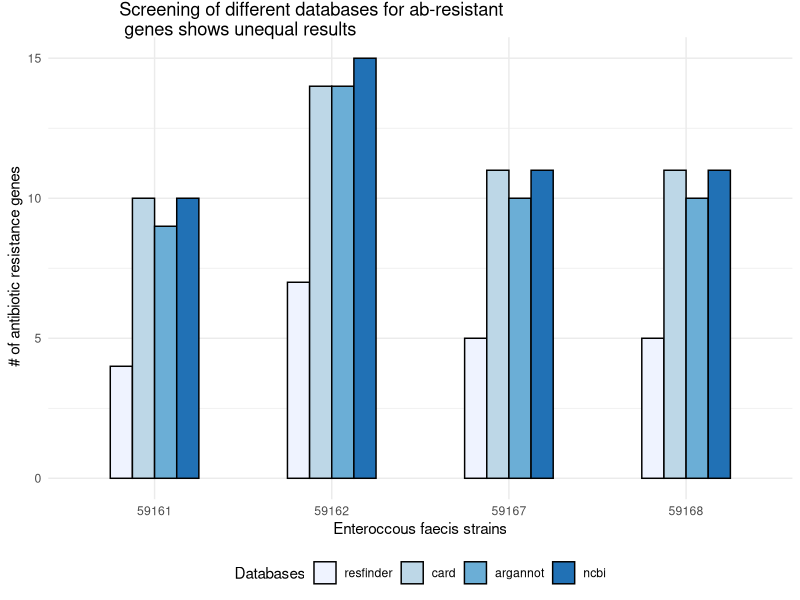
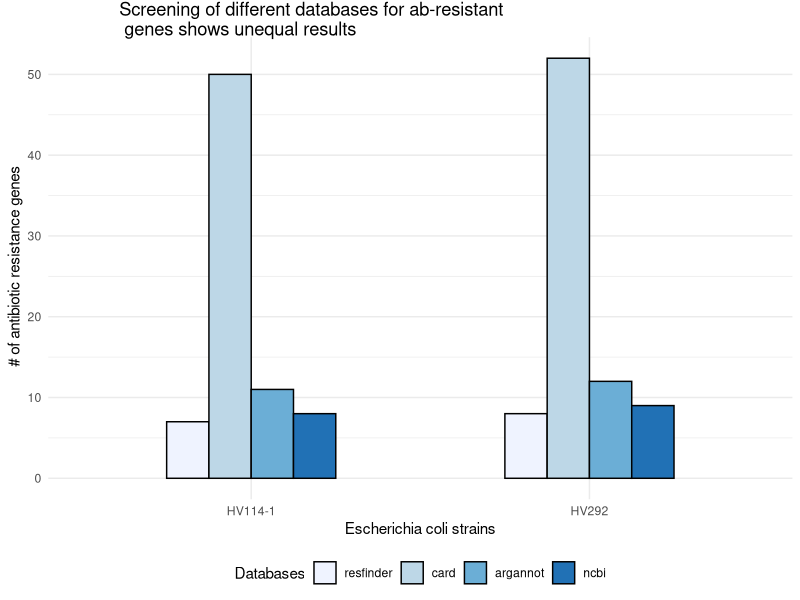
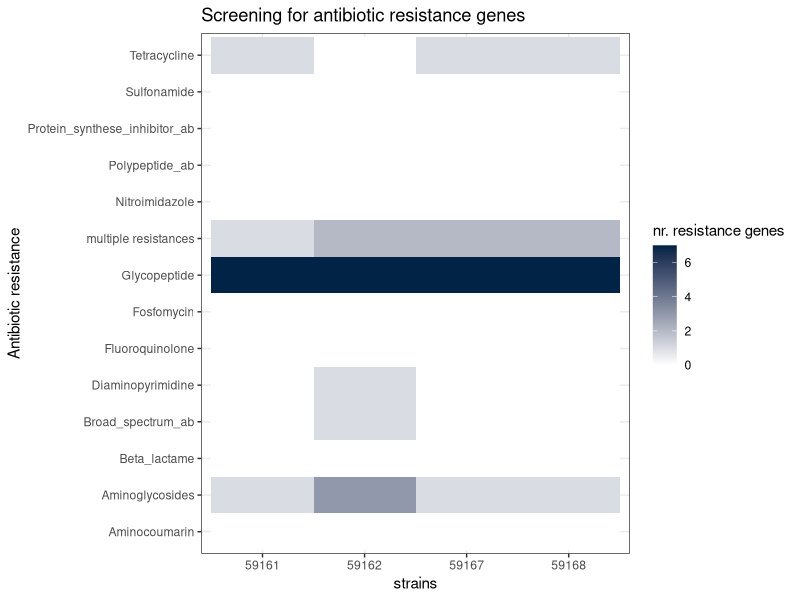
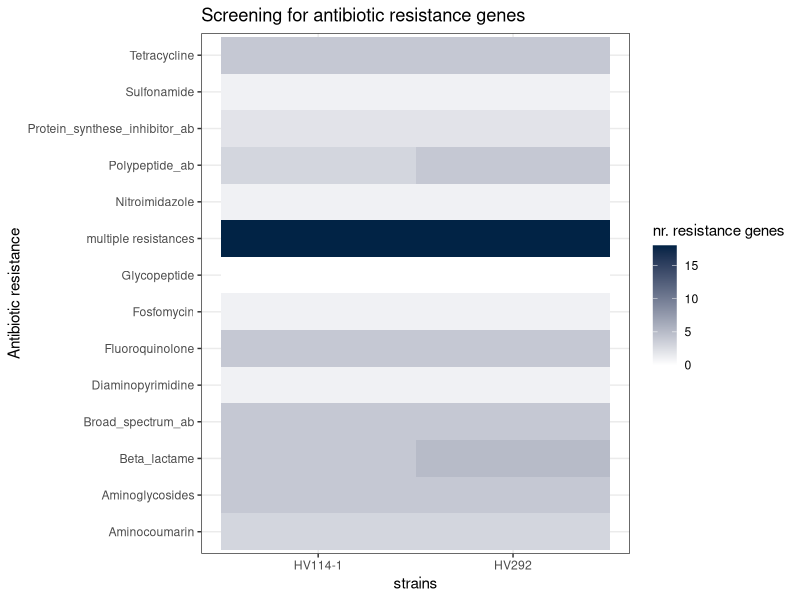
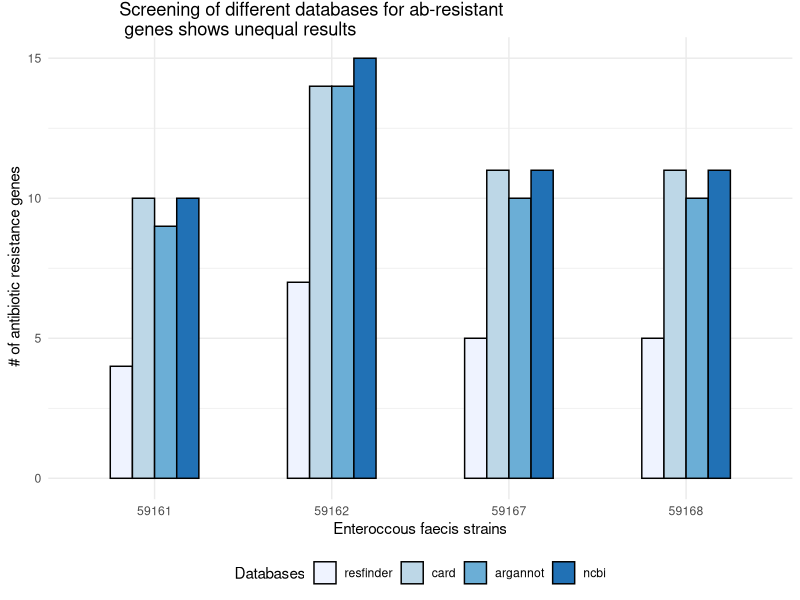
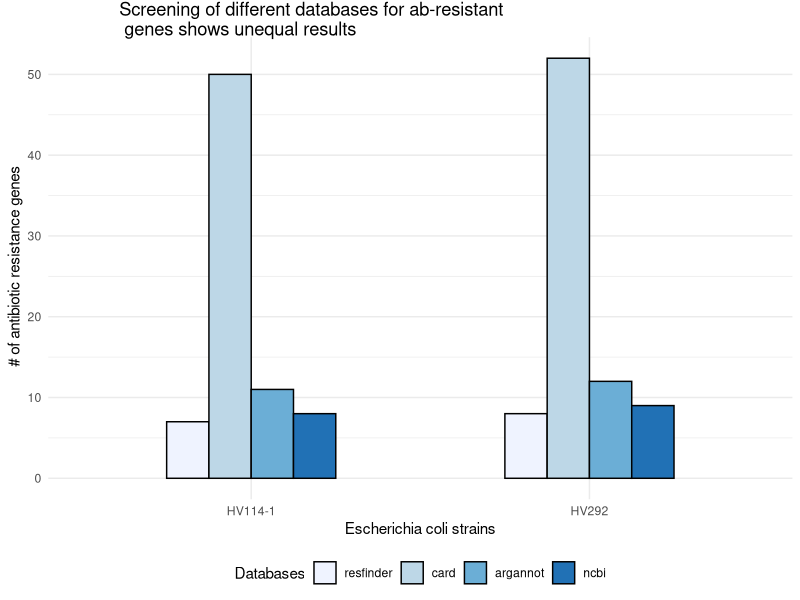

The R script that drew these images, in order:
library(grDevices)
library(ggplot2)
library(tidyverse)


#Database comparison-------------------------------------------------------------------------------------

##ncbi file
ncbi <- read.csv2("ncbi.csv",header = TRUE)
###ncbi enterococcus faecis
ncbi_faecis<- apply(ncbi[c(1:4),-c(1:2)],c(1,2), function(x){if(x == "100"){x <- TRUE}else{x <- FALSE}})
names_faecis <- c("59161","59162","59167","59168")
rownames(ncbi_faecis) <- names_faecis  #ncbi_faecis_logical[0,] gives the ABs, ncbi_faecis_logical[,0]  gives the names
ncbi_faecis <- as.data.frame(ncbi_faecis) 
### ncbi E.coli
ncbi_coli<- apply(ncbi[c(5:6),-c(1:2)],c(1,2), function(x){if(x == "100"){x <- TRUE}else{x <- FALSE}})
names_coli <-c("HV114-1","HV292") 
ncbi_coli <- as.data.frame(ncbi_coli,row.names = names_coli)


##card file
card <- read.csv2("card.csv",header = TRUE)
card_faecis<- apply(card[c(1:4),-c(1:2)],c(1,2), function(x){if(x == "100"){x <- TRUE}else{x <- FALSE}})
rownames(card_faecis) <- names_faecis
card_faecis <- as.data.frame(card_faecis) 
card_coli<- apply(card[c(5:6),-c(1:2)],c(1,2), function(x){if(x == "100"){x <- TRUE}else{x <- FALSE}})
card_coli <- as.data.frame(card_coli,row.names = names_coli)

##argannot file
argannot<- read.csv2("argannot.csv",header = TRUE)
argannot_faecis<- apply(argannot[c(1:4),-c(1:2)],c(1,2), function(x){if(x == "100"){x <- TRUE}else{x <- FALSE}})
rownames(argannot_faecis) <- names_faecis
argannot_faecis <- as.data.frame(argannot_faecis) 
argannot_coli<- apply(argannot[c(5:6),-c(1:2)],c(1,2), function(x){if(x == "100"){x <- TRUE}else{x <- FALSE}})
argannot_coli <- as.data.frame(argannot_coli,row.names = names_coli)

##resfinder file
resfinder <- read.csv2("resfinder.csv",header = TRUE)
resfinder_faecis<- apply(resfinder[c(1:4),-c(1:2)],c(1,2), function(x){if(x == "100"){x <- TRUE}else{x <- FALSE}})
rownames(resfinder_faecis) <- names_faecis
resfinder_faecis <- as.data.frame(resfinder_faecis) 
resfinder_coli<- apply(resfinder[c(5:6),-c(1:2)],c(1,2), function(x){if(x == "100"){x <- TRUE}else{x <- FALSE}})
rownames(resfinder_coli) <- names_coli
resfinder_coli <- as.data.frame(resfinder_coli,row.names = names_coli)

apply(resfinder_coli,1,sum) #number of positive antibiotic genes respond in  E. coli strains from resfinder database
sum(resfinder_coli[1,]== "TRUE") #same but only first  (HV114-1) E. coli strain 

# Positive AB response-----------------------------------------------------------------------------------------------
##enterococcus faecis
a <- apply(resfinder_faecis,1,sum)
b <- apply(card_faecis,1,sum)
c <- apply(argannot_faecis,1,sum)
d <- apply(ncbi_faecis,1,sum)
faecis_t <- data.frame("resfinder"=a,"card"=b,"argannot"=c,"ncbi"=d)

library(reshape2)
df <- melt(faecis_t)
df$rowid <- names_faecis
df

##Eschericia coli
a <- apply(resfinder_coli,1,sum)
b <- apply(card_coli,1,sum)
c <- apply(argannot_coli,1,sum)
d <- apply(ncbi_coli,1,sum)
coli_t <- data.frame("resfinder"=a,"card"=b,"argannot"=c,"ncbi"=d)
df2 <- melt(coli_t)
df2$rowid <- names_coli
df2

# Plot--------------------------------------------------

## Database comparisaison

my_title <- expression("Screening of different databases for ab-resistant \n genes shows unequal results")

### faecis
database <- ggplot(df,aes(rowid,value,fill=variable))+
  geom_col(position = "dodge",col="black",width = 0.5)+
  scale_fill_brewer(palette="Blues")+
  theme_minimal()+
    labs(x="Enteroccous faecis strains",y= " # of antibiotic resistance genes",fill="Databases", title = my_title)+
     theme(legend.position="bottom",plot.title = element_text(hjust = 0.2,vjust = -2.5))
database
ggsave("result_databases_faecis.png",width = 5, height = 5)

### e.coli

database2 <- ggplot(df2,aes(rowid,value,fill=variable))+
  geom_col(position = "dodge",col="black",width = 0.5)+
  scale_fill_brewer(palette="Blues")+
  theme_minimal()+
  labs(x="Escherichia coli strains",y= " # of antibiotic resistance genes",fill="Databases", title = my_title)+
  theme(legend.position="bottom",plot.title = element_text(hjust = 0.2,vjust = -2.5))
database2
ggsave("result_databases_coli.png",width = 5, height = 5)

# Grouped Antibiotics gene--------------------------

#we use card, The CARD is a rigorously curated collection of characterized, peer-reviewed resistance determinants 
#and associated antibiotics, organized by the Antibiotic Resistance Ontology (ARO) and AMR gene detection models.
card_faecis$strain <- names_faecis
card_coli$strain <- names_coli

faecis_tidy <- melt(card_faecis) %>% 
pivot_longer(c(-"strain"),names_to = "resistance_gene", values_to= "presence")
coli_tidy <- melt(card_coli) %>% 
  pivot_longer(c(-"strain"),names_to = "resistance_gene", values_to= "presence")

faecis_tidy$group <- NA
coli_tidy$group <- NA

##add antibiotic groups
Aminoglycosides <- c("aad.6.","aadA5","acrD","AAC.6...Ii","APH.3....Ib","APH.3...IIIa","APH.6..Id","baeR","baeS","cpxA","kdpE","tolC")
Glycopeptide <-  c("vanA","vanHA","vanRA","vanSA","vanXA","vanYA","vanZA")
Tetracycline <- c("acrB","acrS","emrK","emrY","Escherichia_coli_acrA","evgA","evgS","H.NS","marA","msrC","tet.B.","tetM","tolC")
Aminocoumarin <-c("baeR","baeS","cpxA","mdtA","mdtB","mdtC","tolC")
Polypeptide_ab <- c("bacA","eptA","pmrF","ugd","yojI")
Fluoroquinolone <- c("acrB","acrE","acrF","acrS","CRP","efmA","emrA","emrB","emrR","Escherichia_coli_acrA","evgA","evgS","gadW","gadX","H.NS","marA","mdtE","mdtF","mdtH","tolC")
beta_lactam <- c("acrB","acrE","acrF","acrS","CRP","CTX.M.1","Escherichia_coli_acrA","Escherichia_coli_ampC","Escherichia_coli_ampC1_beta.lactamase","Escherichia_coli_ampH","evgA","evgS","gadW","gadX","H.NS","marA","mdtE","mdtF","TEM.1","tolC")
broad_spectrum <- c("SAT.4","acrB","acrS","Escherichia_coli_acrA","Escherichia_coli_mdfA","marA","mdtM","mdtN","mdtO","mdtP","msrC","tolC")
Protein_synthese_inhibitor <- c("CRP","efmA","ErmB","Escherichia_coli_emrE","evgA","evgS","gadW","gadX","H.NS","mdtE","mdtF","mdtM","mphB","msrC","tolC")
Diaminopyrimidine <- c("dfrG","dfrA17")
multiple_resistances <- c("acrB","acrS","Escherichia_coli_acrA","evgA","evgS","H-NS","marA","msrC","tolC","baeR","baeS","cpxA","acrE","acrF","efmA","gadW","gadX","mdtE","mdtF","CRP","mdtM")


annotation <- function(faecis_tidy,...){
for (i in 1:length(faecis_tidy$resistance_gene)){
  if(faecis_tidy$resistance_gene[i] %in% multiple_resistances){
    faecis_tidy$group[i] <- "multiple resistances"
  } else if(faecis_tidy$resistance_gene[i] %in% Aminoglycosides ){
    faecis_tidy$group[i] <- "Aminoglycosides" 
  } else if (faecis_tidy$resistance_gene[i] %in% Glycopeptide){
      faecis_tidy$group[i] <- "Glycopeptide"
  } else if (faecis_tidy$resistance_gene[i] %in% Tetracycline){
        faecis_tidy$group[i] <- "Tetracycline"
  } else if (faecis_tidy$resistance_gene[i] %in% Aminocoumarin){
          faecis_tidy$group[i] <- "Aminocoumarin"
  } else if (faecis_tidy$resistance_gene[i] == "mdtG"){
            faecis_tidy$group[i] <-"Fosfomycin"
  } else if (faecis_tidy$resistance_gene[i] == "msbA"){
              faecis_tidy$group[i] <- "Nitroimidazole"
  } else if (faecis_tidy$resistance_gene[i] == "sul2"){
                faecis_tidy$group[i] <- "Sulfonamide"
  } else if (faecis_tidy$resistance_gene[i] %in% Diaminopyrimidine ){
                  faecis_tidy$group[i] <- "Diaminopyrimidine"  
  } else if (faecis_tidy$resistance_gene[i] %in% Polypeptide_ab){
                  faecis_tidy$group[i] <- "Polypeptide_ab"
  } else if (faecis_tidy$resistance_gene[i] %in% Fluoroquinolone){
                    faecis_tidy$group[i] <- "Fluoroquinolone"
  } else if (faecis_tidy$resistance_gene[i] %in% beta_lactam){
                      faecis_tidy$group[i] <- "Beta_lactame"
  } else if (faecis_tidy$resistance_gene[i] %in% broad_spectrum){
                        faecis_tidy$group[i] <- "Broad_spectrum_ab"
  } else if (faecis_tidy$resistance_gene[i] %in% Protein_synthese_inhibitor){
                          faecis_tidy$group[i] <- "Protein_synthese_inhibitor_ab"
   } 
}
  return(faecis_tidy)
}
## problem, when gene is active against multiple groups of antibiotic? Bcs if-else loop jumps to next i-entry when test expression is = TRUE

#problem solved with new group: multiple resistances
#possible solution with inner_join, see: https://r4ds.had.co.nz/relational-data.html 13.4 Mutating joins

faecis_tidy <- annotation(faecis_tidy)
coli_tidy <- annotation(coli_tidy)
print(coli_tidy,n=20)
print(faecis_tidy,n=20)

summary(faecis_tidy)

counting <- function(faecis_tidy){
x <- count(faecis_tidy,presence == TRUE,wt_var = strain,group)
for(i in 1:length(x$`presence == TRUE`))
  if(x[i,1] == FALSE){
    x[i,4] <- 0
    } else (x[i,4] == x$n)
x
tst <- ggplot(data=x,mapping= aes(wt_var,group))
tst + geom_tile(aes(fill=n)) +
  xlab(label= "strains") +
  ylab(label= "Antibiotic resistance") +
  scale_fill_gradient(name= "nr. resistance genes",
                      low = "#FFFFFF", high = "#012345") +
  ggtitle(label = "Screening for antibiotic resistance genes") +
  theme_bw()

}
counting(faecis_tidy)
counting(coli_tidy)

